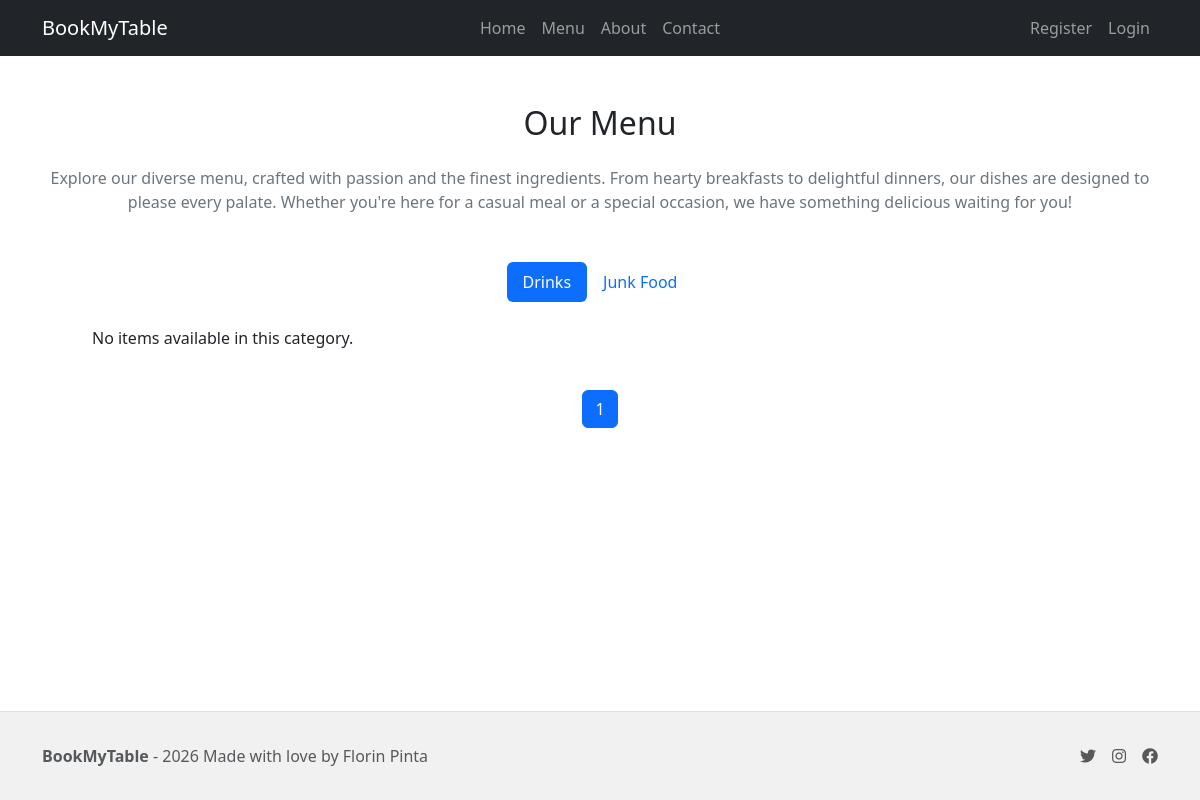
The app's page /menu/list/ with its own data.
### menu/models.py (models this page shows, shortened)
class MenuCategory(models.Model):
    name = models.CharField(max_length=100)

### menu/views.py (the view)
# urls.py: path('list/', MenuItemListView.as_view(), name='menu_item_list'),
class MenuItemListView(TemplateView):
    template_name = 'menu/menu_item_list.html'
    def get_context_data(self, **kwargs):
        context = super().get_context_data(**kwargs)
        categories = MenuCategory.objects.all()
        menu_items_by_category = []
        for category in categories:
            items = MenuItem.objects.filter(category=category)
            paginator = Paginator(items, 9)
            page_number = self.request.GET.get(
                f'{slugify(category.name)}_page', 1)
            page_obj = paginator.get_page(page_number)
            menu_items_by_category.append((category, page_obj))
        context['menu_items_by_category'] = menu_items_by_category
        return context

### menu/templates/menu/menu_item_list.html (shortened to what this page needs)
{% extends 'base.html' %}
{% load static %}
{% block content %}
<div class="container py-5" id="menu">
    <h2 class="text-center mb-4">Our Menu</h2>
    <p class="text-secondary mb-5 text-center">Explore our diverse menu, crafted with passion and the finest ingredients. From hearty breakfasts to delightful dinners, our dishes are designed to please every palate. Whether you're here for a casual meal or a special occasion, we have something delicious waiting for you!</p>
    <ul class="nav nav-pills justify-content-center mb-4" id="menu-tabs" role="tablist">
        {% for category, page_obj in menu_items_by_category %}
        <li class="nav-item" role="presentation">
            <a class="nav-link {% if forloop.first %}active{% endif %}" id="{{ category.name|slugify }}-tab" data-bs-toggle="pill" href="#{{ category.name|slugify }}" role="tab" aria-controls="{{ category.name|slugify }}" aria-selected="{% if forloop.first %}true{% else %}false{% endif %}">{{ category.name }}</a>
        </li>
        {% endfor %}
    </ul>
    <div class="tab-content" id="menuContent">
        {% for category, page_obj in menu_items_by_category %}
        <div class="tab-pane fade {% if forloop.first %}show active{% endif %}" id="{{ category.name|slugify }}" role="tabpanel" aria-labelledby="{{ category.name|slugify }}-tab">
            <div class="row row-cols-1 row-cols-md-3 g-3">
                {% for item in page_obj %}
                <div class="col">
                    <div class="card h-100">
                        {% if "placeholder" in item.image.url %}
                        <img src="{% static 'images/default.jpg' %}" class="card-img-top" alt="placeholder image">
                        {% else %}
                        <img src="{{ item.image.url }}" class="card-img-top" alt="{{ item.name }}">
                        {% endif %}
                        <div class="card-body">
                            <h5 class="card-title">{{ item.name }}</h5>
                            <div class="card-text">{{ item.description|safe }}</div>
                            <p class="card-text"><strong>${{ item.price }}</strong></p>
                        </div>
                    </div>
                </div>
                {% empty %}
                <p class="text-center">No items available in this category.</p>
                {% endfor %}
            </div>
            <div class="d-flex justify-content-center mt-4">
                <nav aria-label="Page navigation">
                    <ul class="pagination">
                        {% for num in page_obj.paginator.page_range %}
                        <li class="page-item {% if page_obj.number == num %}active{% endif %}">
                            <a class="page-link" href="?{{ category.name|slugify }}_page={{ num }}">{{ num }}</a>
                        </li>
                        {% endfor %}
                    </ul>
                </nav>
            </div>
        </div>
        {% endfor %}
    </div>
</div>
{% endblock %}

### static/css/style.css (style rules this page uses)
html, body { position: relative; height: 100%; margin: 0; }

### records on screen
MenuCategory: name "Drinks", page_range "1"
MenuCategory: name "Junk Food"
